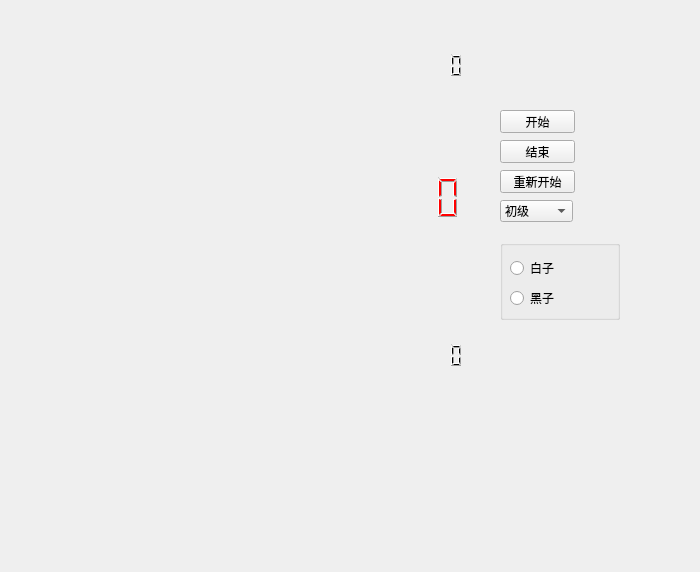
<?xml version="1.0" encoding="UTF-8"?>
<ui version="4.0">
 <class>PlayGame</class>
 <widget class="QWidget" name="PlayGame">
  <property name="geometry">
   <rect>
    <x>0</x>
    <y>0</y>
    <width>700</width>
    <height>572</height>
   </rect>
  </property>
  <property name="windowTitle">
   <string>Form</string>
  </property>
  <widget class="QPushButton" name="pushButton_start">
   <property name="geometry">
    <rect>
     <x>500</x>
     <y>110</y>
     <width>75</width>
     <height>23</height>
    </rect>
   </property>
   <property name="text">
    <string>开始</string>
   </property>
  </widget>
  <widget class="QPushButton" name="pushButton_end">
   <property name="geometry">
    <rect>
     <x>500</x>
     <y>140</y>
     <width>75</width>
     <height>23</height>
    </rect>
   </property>
   <property name="text">
    <string>结束</string>
   </property>
  </widget>
  <widget class="QPushButton" name="pushButton_restart">
   <property name="geometry">
    <rect>
     <x>500</x>
     <y>170</y>
     <width>75</width>
     <height>23</height>
    </rect>
   </property>
   <property name="text">
    <string>重新开始</string>
   </property>
  </widget>
  <widget class="QLCDNumber" name="lcdNumber1">
   <property name="geometry">
    <rect>
     <x>400</x>
     <y>30</y>
     <width>65</width>
     <height>70</height>
    </rect>
   </property>
   <property name="frameShape">
    <enum>QFrame::NoFrame</enum>
   </property>
  </widget>
  <widget class="QLCDNumber" name="lcdNumber2">
   <property name="geometry">
    <rect>
     <x>400</x>
     <y>320</y>
     <width>65</width>
     <height>70</height>
    </rect>
   </property>
   <property name="frameShape">
    <enum>QFrame::NoFrame</enum>
   </property>
  </widget>
  <widget class="QLCDNumber" name="lcdNumber">
   <property name="geometry">
    <rect>
     <x>343</x>
     <y>152</y>
     <width>121</width>
     <height>91</height>
    </rect>
   </property>
   <property name="palette">
    <palette>
     <active>
      <colorrole role="WindowText">
       <brush brushstyle="SolidPattern">
        <color alpha="255">
         <red>255</red>
         <green>0</green>
         <blue>0</blue>
        </color>
       </brush>
      </colorrole>
     </active>
     <inactive>
      <colorrole role="WindowText">
       <brush brushstyle="SolidPattern">
        <color alpha="255">
         <red>255</red>
         <green>0</green>
         <blue>0</blue>
        </color>
       </brush>
      </colorrole>
     </inactive>
     <disabled>
      <colorrole role="WindowText">
       <brush brushstyle="SolidPattern">
        <color alpha="255">
         <red>120</red>
         <green>120</green>
         <blue>120</blue>
        </color>
       </brush>
      </colorrole>
     </disabled>
    </palette>
   </property>
   <property name="frameShape">
    <enum>QFrame::NoFrame</enum>
   </property>
  </widget>
  <widget class="QGroupBox" name="First">
   <property name="geometry">
    <rect>
     <x>500</x>
     <y>240</y>
     <width>120</width>
     <height>80</height>
    </rect>
   </property>
   <property name="title">
    <string/>
   </property>
   <widget class="QRadioButton" name="radioButton_white">
    <property name="geometry">
     <rect>
      <x>10</x>
      <y>20</y>
      <width>89</width>
      <height>16</height>
     </rect>
    </property>
    <property name="text">
     <string>白子</string>
    </property>
   </widget>
   <widget class="QRadioButton" name="radioButton_black">
    <property name="geometry">
     <rect>
      <x>10</x>
      <y>50</y>
      <width>89</width>
      <height>16</height>
     </rect>
    </property>
    <property name="text">
     <string>黑子</string>
    </property>
   </widget>
  </widget>
  <widget class="QComboBox" name="comboBox">
   <property name="geometry">
    <rect>
     <x>500</x>
     <y>200</y>
     <width>73</width>
     <height>22</height>
    </rect>
   </property>
   <item>
    <property name="text">
     <string>初级</string>
    </property>
   </item>
   <item>
    <property name="text">
     <string>中级</string>
    </property>
   </item>
   <item>
    <property name="text">
     <string>高级</string>
    </property>
   </item>
  </widget>
 </widget>
 <resources/>
 <connections/>
</ui>
